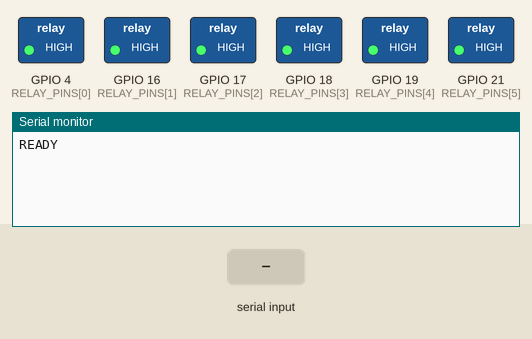
Recording of a sketch running on a simulated ESP32. Shown: switched loads named in the sketch (green lamp = pin HIGH), the last lines printed to the serial monitor. The test bench sets the inputs (shaded band).

Above: at 1.2 s.
1.3 s: "PING\n" received over Serial
At 1.8 s:
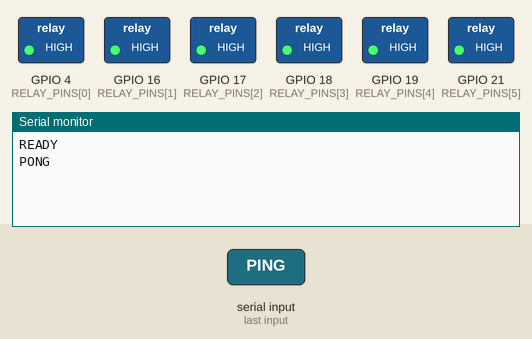
2.8 s: "DISPENSE,\n" received over Serial
At 4.0 s:
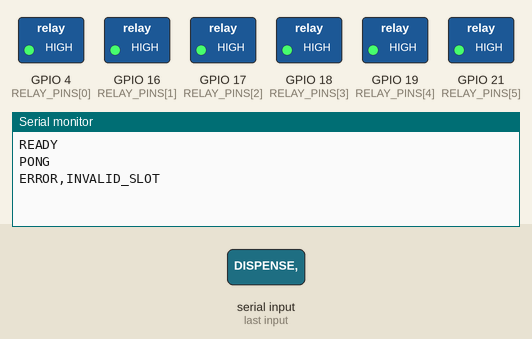
4.3 s: "90,45\n" received over Serial
At 5.3 s:
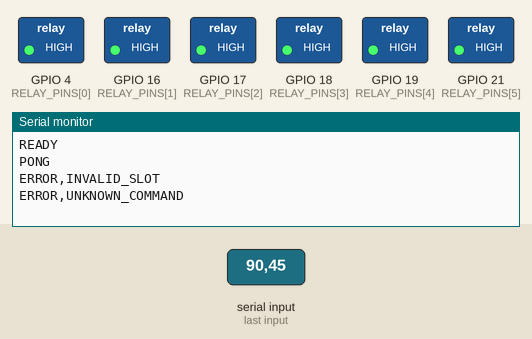

Measured:
- after the input at 1.3 s, the serial monitor: prints a new line at once (image 1)
- after the input at 2.8 s, the serial monitor: prints a new line at once (image 2)
- after the input at 4.3 s, the serial monitor: prints a new line at once (image 3)

The sketch:

vending_controller.ino
```cpp
#include <Arduino.h>

const uint8_t SLOT_COUNT = 6;
const unsigned long DISPENSE_DURATION_MS = 1000;
const bool RELAY_ACTIVE_LOW = true;

#if defined(ARDUINO_ARCH_ESP32)
const uint8_t RELAY_PINS[SLOT_COUNT] = {4, 16, 17, 18, 19, 21};
#else
const uint8_t RELAY_PINS[SLOT_COUNT] = {2, 3, 4, 5, 6, 7};
#endif

const uint8_t RELAY_ON = RELAY_ACTIVE_LOW ? LOW : HIGH;
const uint8_t RELAY_OFF = RELAY_ACTIVE_LOW ? HIGH : LOW;

void allRelaysOff() {
  for (uint8_t index = 0; index < SLOT_COUNT; index++) {
    digitalWrite(RELAY_PINS[index], RELAY_OFF);
  }
}

void setup() {
  Serial.begin(9600);
  Serial.setTimeout(100);

  for (uint8_t index = 0; index < SLOT_COUNT; index++) {
    digitalWrite(RELAY_PINS[index], RELAY_OFF);
    pinMode(RELAY_PINS[index], OUTPUT);
  }
  allRelaysOff();
  Serial.println("READY");
}

void loop() {
  if (!Serial.available()) {
    return;
  }

  String command = Serial.readStringUntil('\n');
  command.trim();

  if (command == "PING") {
    Serial.println("PONG");
    return;
  }

  if (!command.startsWith("DISPENSE,")) {
    Serial.println("ERROR,UNKNOWN_COMMAND");
    return;
  }

  int slot = command.substring(9).toInt();
  if (slot < 1 || slot > SLOT_COUNT) {
    Serial.println("ERROR,INVALID_SLOT");
    return;
  }

  uint8_t relayPin = RELAY_PINS[slot - 1];
  digitalWrite(relayPin, RELAY_ON);
  delay(DISPENSE_DURATION_MS);
  digitalWrite(relayPin, RELAY_OFF);

  Serial.print("DONE,");
  Serial.println(slot);
}
```
